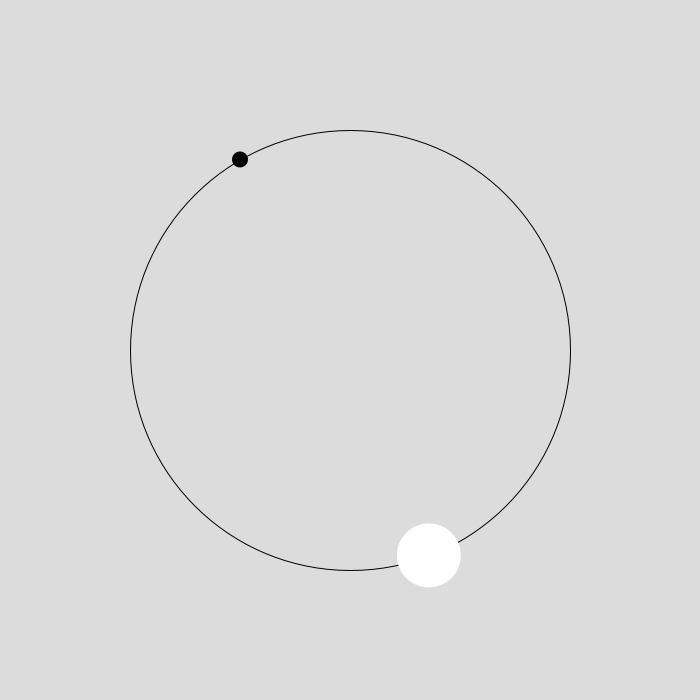
Frame 1 (no input)
Frame 60 (the mouse pressed at the canvas centre just before this capture): identical to frame 1, image omitted
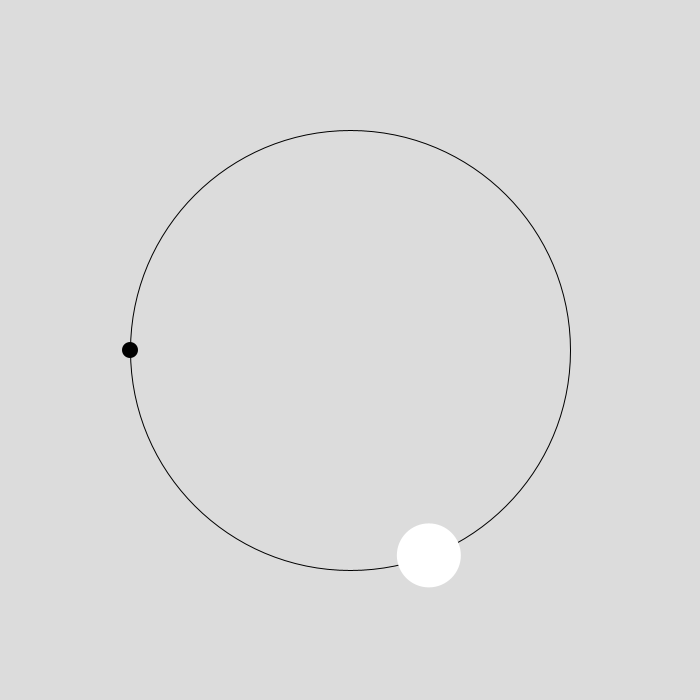
Frame 120 (the mouse held since frame 60 and released just before this capture)

The Processing sketch that drew these frames (run headless with seeded random() and noise(); from frame 60 on, the mouse is pressed at the canvas centre):

// Processing sketch: RadialRepulsion
// ── RadialRepulsion.pde
/*

RADIAL REPULSION 
a very short experiment

@author  Vladimir V. KUCHINOV
@email   helloworld@vkuchinov.co.uk

*/

Agent agent;
Repulsor repulsor;

void setup() {
    
      size(700, 700);
      agent = new Agent();
      repulsor = new Repulsor();
      
}

void draw() {

      background(220);
      translate(width/2, height/2);
      
      stroke(0);
      noFill();
      ellipseMode(CENTER);
      ellipse(0, 0, 440, 440);
      
      stroke(0);

      agent.draw();
      repulsor.draw();
      
}



// ── Atom.pde
class Agent {

    float x, y;
    float angle = 0.0;
    float dir = 1.0;
    
    Agent() {
    
        float x = cos(radians(angle)) * 220;
        float y = sin(radians(angle)) * 220;
        
    } 
    
    void draw() {
    
        angle = map(mouseX, 0.0, width, -120, 480);
        
        //repulsor 
        float dist = abs(angle - repulsor.angle); 
        
        float inc = 45.0;
        if(dir < 0) inc = 30.0;
        
        if (dist < inc) {
    
        float sine = sin(map(dist, inc, 0, 0, PI/2)) * 50.0;
        
        x = cos(radians(angle)) * (220 + sine * dir);
        y = sin(radians(angle)) * (220 + sine * dir);

        } else {
        dir *= -1;  
        
        x = cos(radians(angle)) * 220;
        y = sin(radians(angle)) * 220;
        
        }
        
        
        noStroke();
        fill(0);
        ellipseMode(CENTER);
        ellipse(x, y, 16, 16);
    
    }
}



// ── Repulsor.pde
class Repulsor {

    float x, y;
    float angle = 69.0;
    
    Repulsor() {
    
          x = cos(radians(angle)) * 220;
          y = sin(radians(angle)) * 220;
          
    } 

    void draw() {
    
          noStroke();
          fill(255);
          ellipseMode(CENTER);
          ellipse(x, y, 64, 64);
    }
}
